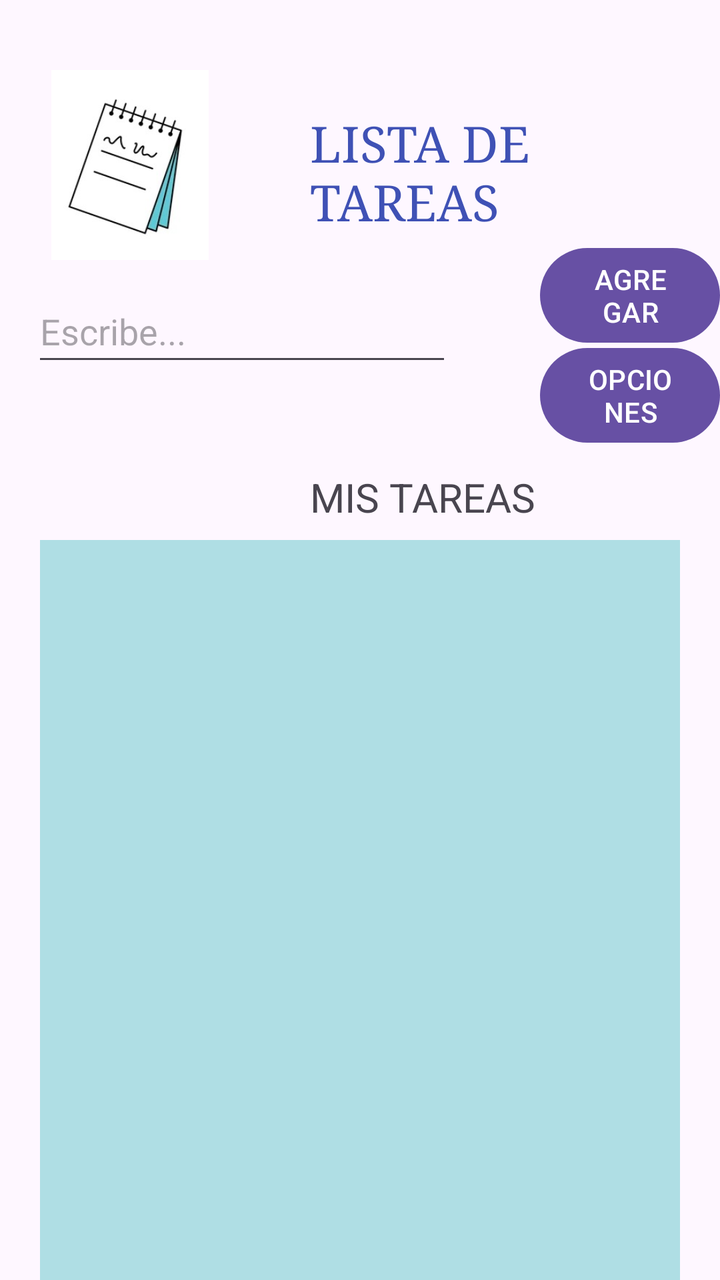
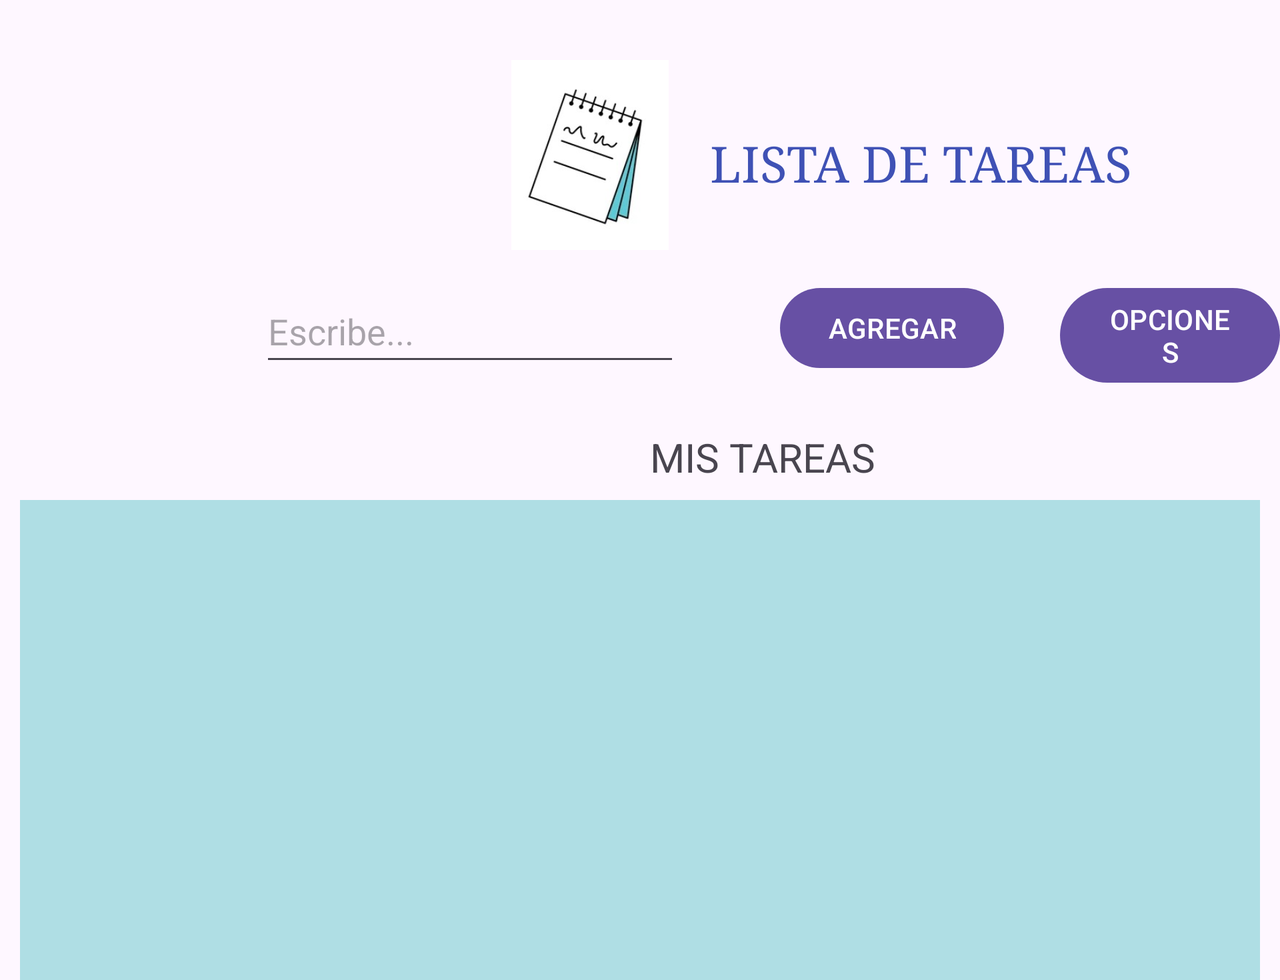

First picture: res/layout/ on a phone held upright. Second picture: the repository's own variant of that layout, on a device whose configuration matches the variant's folder. Source for both follows.
<!-- AndroidManifest.xml: application theme Theme.Lista_menuApp -->
<!-- res/layout/activity_lista_tareas.xml -->
<?xml version="1.0" encoding="utf-8"?>
<RelativeLayout xmlns:android="http://schemas.android.com/apk/res/android"
    xmlns:app="http://schemas.android.com/apk/res-auto"
    xmlns:tools="http://schemas.android.com/tools"
    android:id="@+id/main"
    android:layout_width="match_parent"
    android:layout_height="match_parent"
    tools:context=".Lista_tareas">

    <TextView
        android:id="@+id/textView1"
        android:layout_width="wrap_content"
        android:layout_height="wrap_content"
        android:layout_marginStart="155dp"
        android:layout_marginTop="55dp"
        android:text="LISTA DE TAREAS"
        android:textSize="25dp"
        android:typeface="serif"
        android:textColor="#3F51B5" />

    <ImageView
        android:id="@+id/imageView2"
        android:layout_width="90dp"
        android:layout_height="95dp"
        android:layout_marginTop="35dp"
        android:layout_marginStart="20dp"
        android:src="@drawable/listview" />

    <EditText
        android:id="@+id/etTarea"
        android:layout_width="wrap_content"
        android:layout_height="wrap_content"
        android:layout_marginStart="16dp"
        android:layout_marginTop="140dp"
        android:ems="10"
        android:inputType="textPersonName"
        android:minHeight="48dp"
        android:hint="Escribe..." />

    <Button
        android:id="@+id/btnAdd"
        android:layout_width="wrap_content"
        android:layout_height="wrap_content"
        android:text="AGREGAR"
        android:layout_marginTop="120dp"
        android:layout_marginStart="270dp" />

    <Button
        android:id="@+id/btndelete"
        android:layout_width="wrap_content"
        android:layout_height="wrap_content"
        android:text="OPCIONES"
        android:layout_marginTop="170dp"
        android:layout_marginStart="270dp" />

    <TextView
        android:id="@+id/TextView3"
        android:layout_width="wrap_content"
        android:layout_height="wrap_content"
        android:text="MIS TAREAS"
        android:typeface="normal"
        android:textSize="20sp"
        android:layout_marginStart="155dp"
        android:layout_marginTop="235dp" />

    <TextView
        android:id="@+id/txtLista"
        android:layout_width="390dp"
        android:layout_height="440dp"
        android:layout_marginStart="20dp"
        android:layout_marginTop="270dp"
        android:layout_marginEnd="20dp"
        android:background="#AFDEE4"
        android:textColor="@color/black"
        android:textStyle="bold" />

</RelativeLayout>
<!-- resources referenced by this layout -->
<resources>
  <!-- drawable listview: jpg bitmap (drawable, 9343 bytes) -->
  <style name="Theme.Lista_menuApp" parent="Base.Theme.Lista_menuApp" />
  <style name="Base.Theme.Lista_menuApp" parent="Theme.Material3.DayNight.NoActionBar">
          
          
      </style>
</resources>
<!-- res/layout-land/activity_lista_tareas.xml (the repository's variant of the layout above) -->
<!-- drawn on the phone turned sideways -->
<?xml version="1.0" encoding="utf-8"?>
<ScrollView xmlns:android="http://schemas.android.com/apk/res/android"
    xmlns:app="http://schemas.android.com/apk/res-auto"
    xmlns:tools="http://schemas.android.com/tools"
    android:layout_width="match_parent"
    android:layout_height="match_parent"
    tools:context=".Lista_tareas">

        <RelativeLayout
            android:id="@+id/main"
            android:layout_width="match_parent"
            android:layout_height="wrap_content">

                <TextView
                    android:id="@+id/textView1"
                    android:layout_width="wrap_content"
                    android:layout_height="wrap_content"
                    android:layout_marginStart="355dp"
                    android:layout_marginTop="65dp"
                    android:text="LISTA DE TAREAS"
                    android:textSize="25dp"
                    android:typeface="serif"
                    android:textColor="#3F51B5" />

                <ImageView
                    android:id="@+id/imageView2"
                    android:layout_width="90dp"
                    android:layout_height="95dp"
                    android:layout_marginTop="30dp"
                    android:layout_marginStart="250dp"
                    android:src="@drawable/listview" />

                <EditText
                    android:id="@+id/etTarea"
                    android:layout_width="wrap_content"
                    android:layout_height="wrap_content"
                    android:layout_marginStart="130dp"
                    android:layout_marginTop="140dp"
                    android:ems="10"
                    android:inputType="textPersonName"
                    android:minHeight="48dp"
                    android:hint="Escribe..." />

                <Button
                    android:id="@+id/btnAdd"
                    android:layout_width="wrap_content"
                    android:layout_height="wrap_content"
                    android:text="AGREGAR"
                    android:layout_marginTop="140dp"
                    android:layout_marginStart="390dp" />

                <Button
                    android:id="@+id/btndelete"
                    android:layout_width="wrap_content"
                    android:layout_height="wrap_content"
                    android:text="OPCIONES"
                    android:layout_marginTop="140dp"
                    android:layout_marginStart="530dp" />

                <TextView
                    android:id="@+id/TextView3"
                    android:layout_width="wrap_content"
                    android:layout_height="wrap_content"
                    android:text="MIS TAREAS"
                    android:typeface="normal"
                    android:textSize="20sp"
                    android:layout_marginStart="325dp"
                    android:layout_marginTop="215dp" />

                <TextView
                    android:id="@+id/txtLista"
                    android:layout_width="790dp"
                    android:layout_height="240dp"
                    android:layout_marginStart="20dp"
                    android:layout_marginTop="250dp"
                    android:layout_centerHorizontal="true"
                    android:background="#AFDEE4"
                    android:textColor="@color/black"
                    android:textStyle="bold" />

        </RelativeLayout>
</ScrollView>
